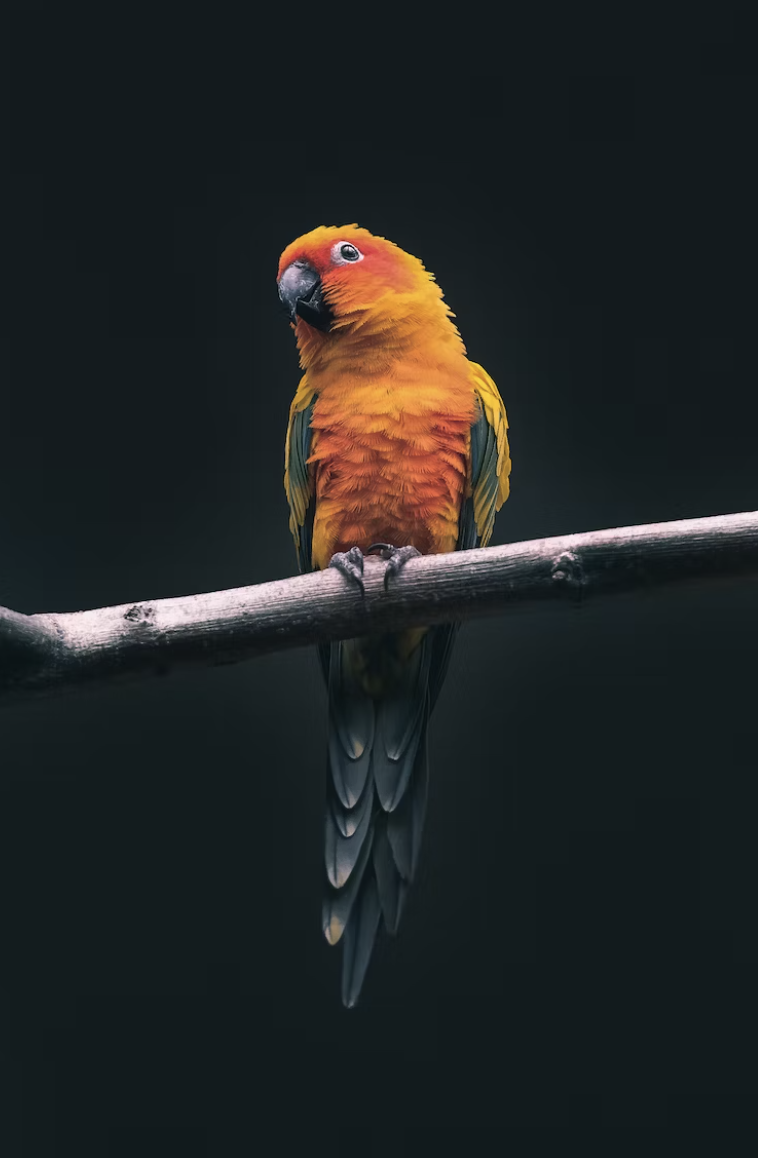
#> input picture 02_basics/data/bird3.png, 758 x 1158 px
$ python 120_colourspaces.py
#> lines starting #> are read from the running program, lines starting #| are printed output that depends on the picture
import os
import cv2

# read image
print("read image...")
image_path = os.path.join('.', 'data', 'bird3.png')
img = cv2.imread(image_path)
#> img is the input picture: shape (1158, 758, 3); mean B, G, R 36.8, 36.9, 33.9

# colorspaces
img_gray = cv2.cvtColor(img, cv2.COLOR_BGR2GRAY)
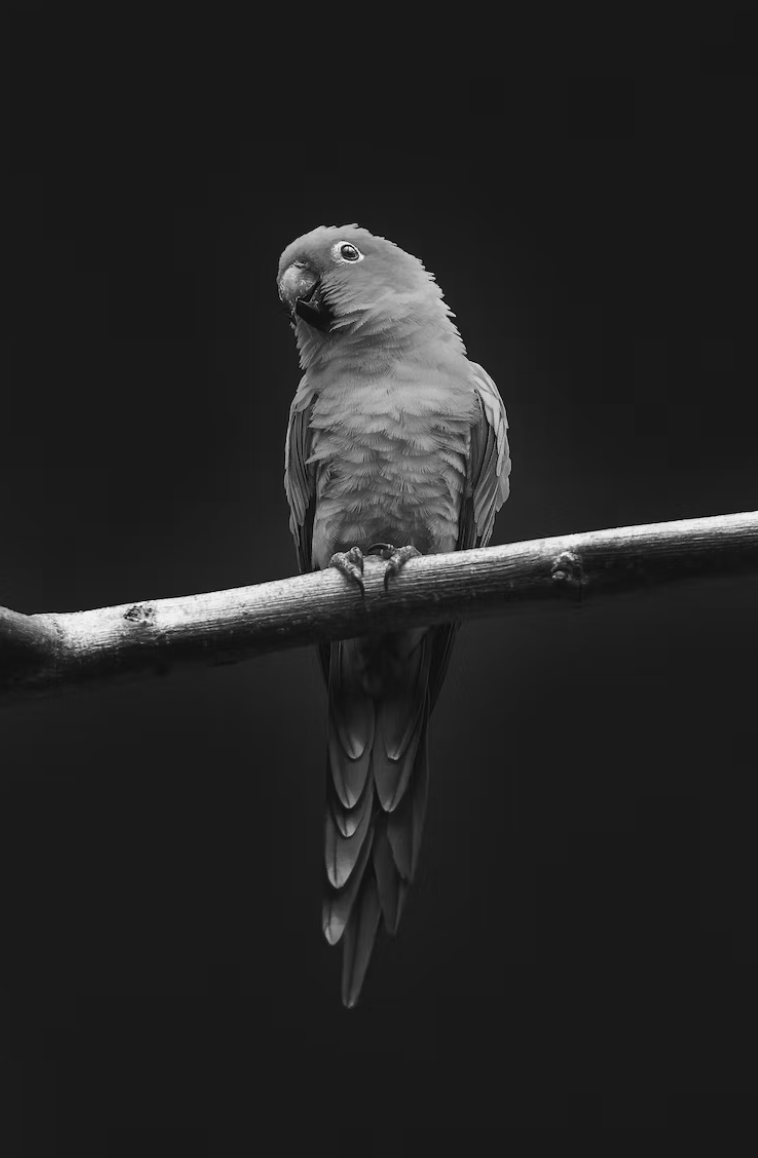
#> img_gray: shape (1158, 758); min 1, max 245, mean 36.1
img_rgb = cv2.cvtColor(img, cv2.COLOR_BGR2RGB)
img_hsv = cv2.cvtColor(img, cv2.COLOR_BGR2HSV)
#> img_hsv: shape (1158, 758, 3); mean H, S, V 93.1, 90.5, 43.6

# visualize image
print("visualize image...")

cv2.imshow('original', img)
cv2.imshow('img_gray', img_gray)
cv2.imshow('img_rgb', img_rgb)
cv2.imshow('img_hsv', img_hsv)

cv2.moveWindow('img_gray', 100,100)
cv2.moveWindow('img_rgb', 200,200)
cv2.moveWindow('img_hsv', 300,300)

# waiting
print("- wait 2 sec")
cv2.waitKey(2000)   # waiting 2sec=2000ms
# cv2.waitKey(0)    # waiting unlimited..

cv2.destroyAllWindows()

$ run again, with 02_basics/data/bird1.png copied over 02_basics/data/bird3.png
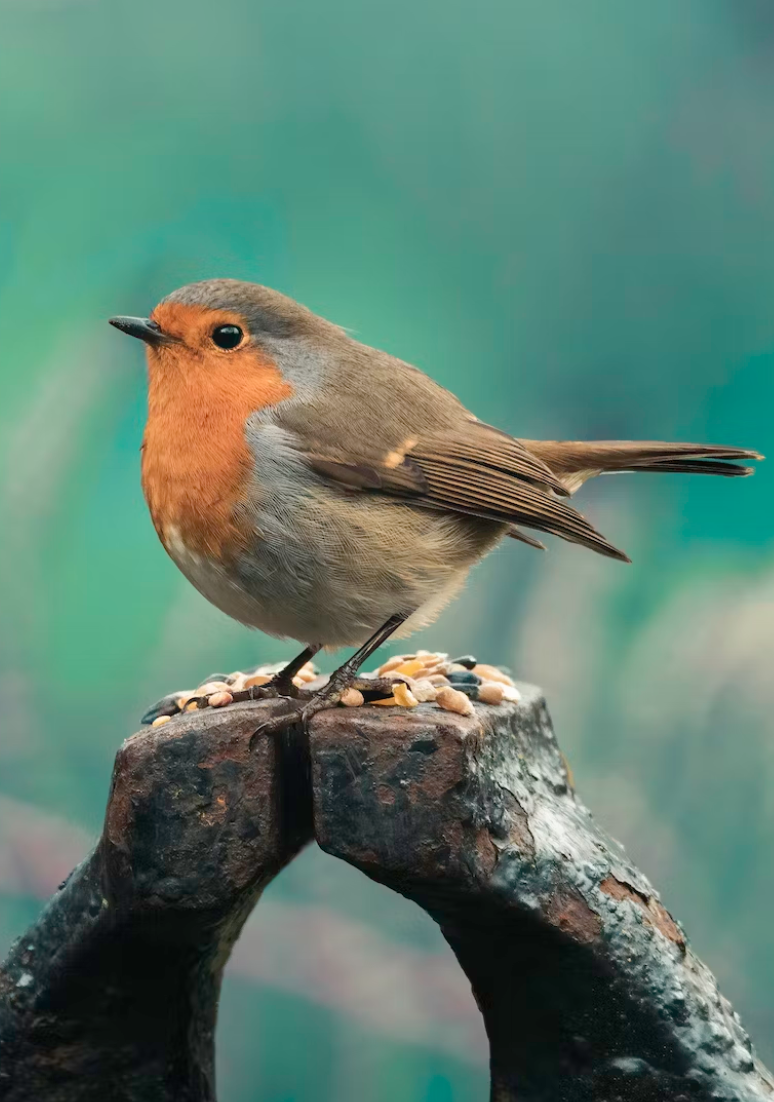
#> input picture 02_basics/data/bird1.png, 774 x 1102 px
#> img is the input picture: shape (1102, 774, 3); mean B, G, R 111.3, 126, 93.6
#> `img_gray = cv2.cvtColor(img, cv2.COLOR_BGR2GRAY)`:
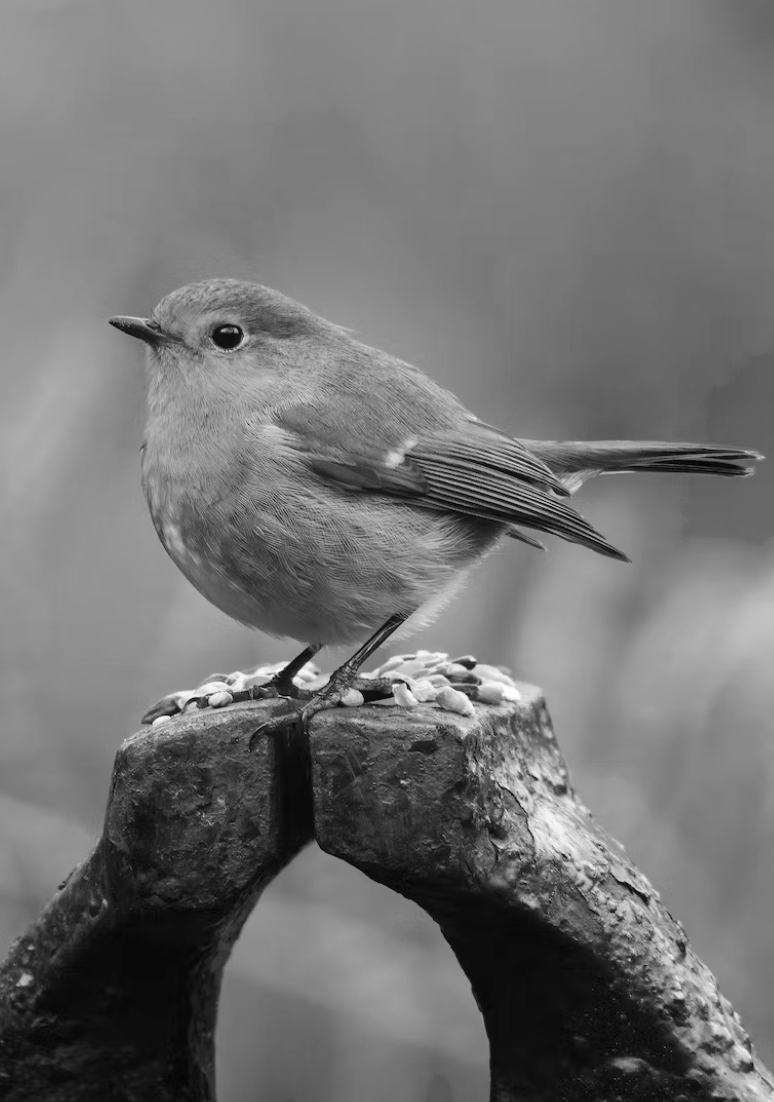
#> img_gray: shape (1102, 774); min 1, max 253, mean 114.6
#> img_hsv: shape (1102, 774, 3); mean H, S, V 66.6, 89.6, 130.9

$ run again, with 02_basics/data/bird2.png copied over 02_basics/data/bird3.png
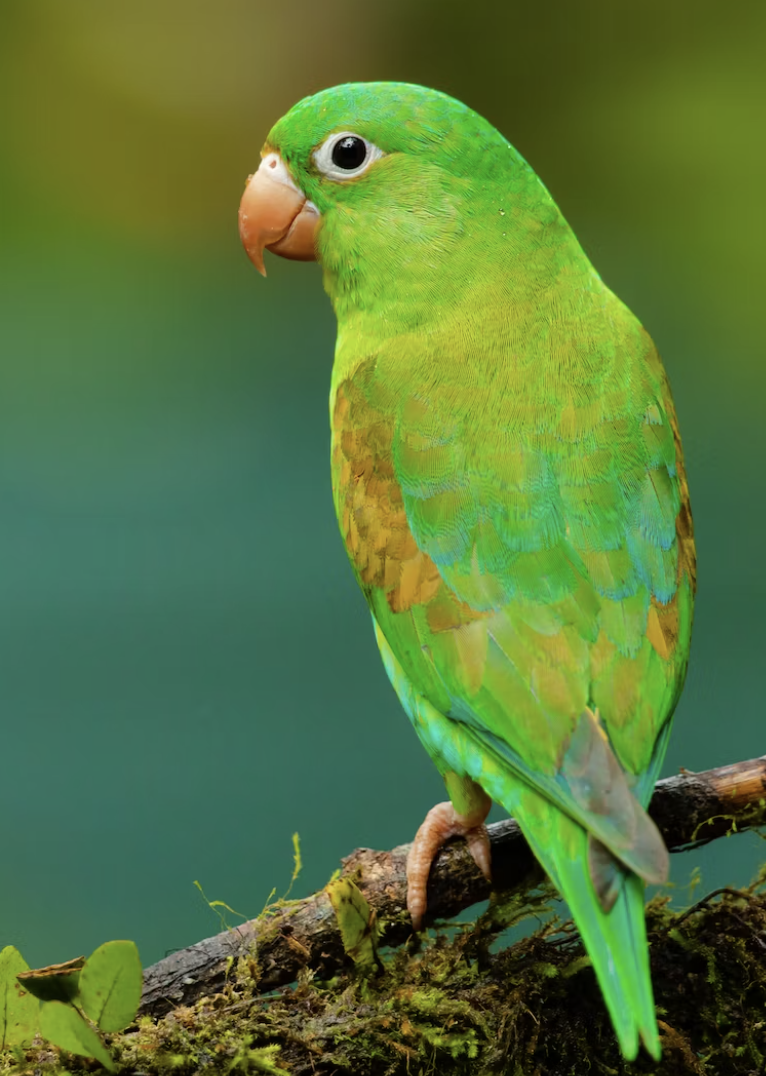
#> input picture 02_basics/data/bird2.png, 766 x 1076 px
#> img is the input picture: shape (1076, 766, 3); mean B, G, R 59.6, 117.4, 87.6
#> `img_gray = cv2.cvtColor(img, cv2.COLOR_BGR2GRAY)`:
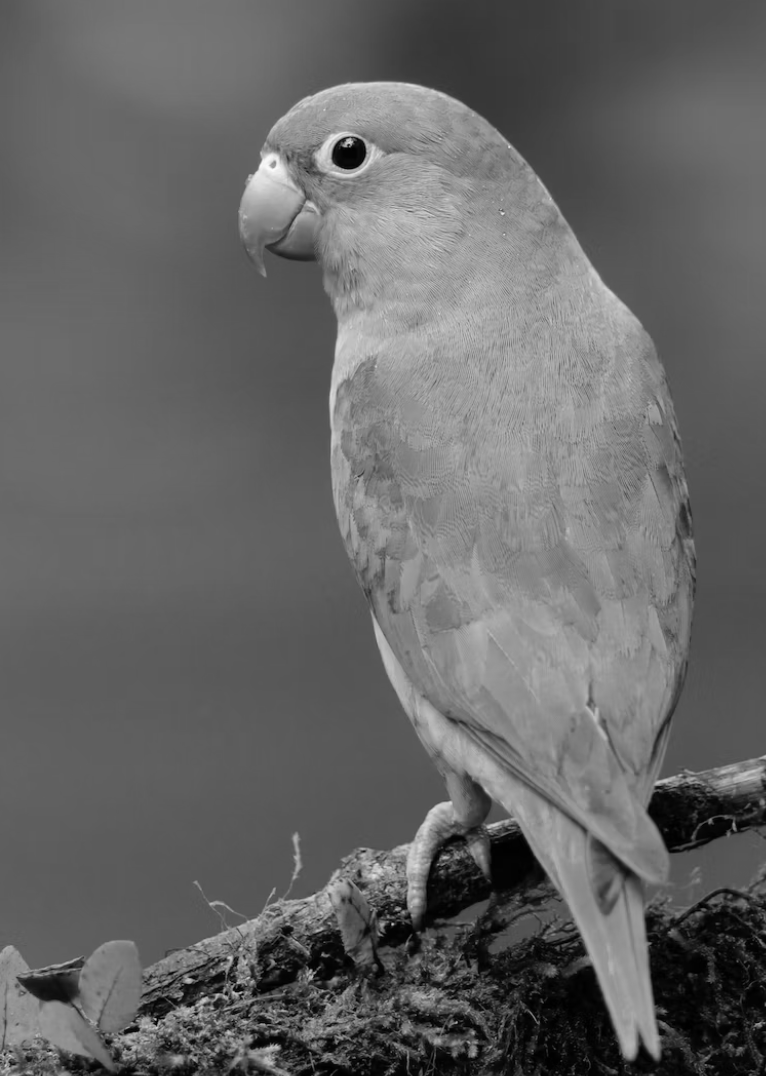
#> img_gray: shape (1076, 766); min 0, max 250, mean 101.9
#> img_hsv: shape (1076, 766, 3); mean H, S, V 48.9, 148.1, 119.5

$ run again, with 02_basics/data/bird4.png copied over 02_basics/data/bird3.png
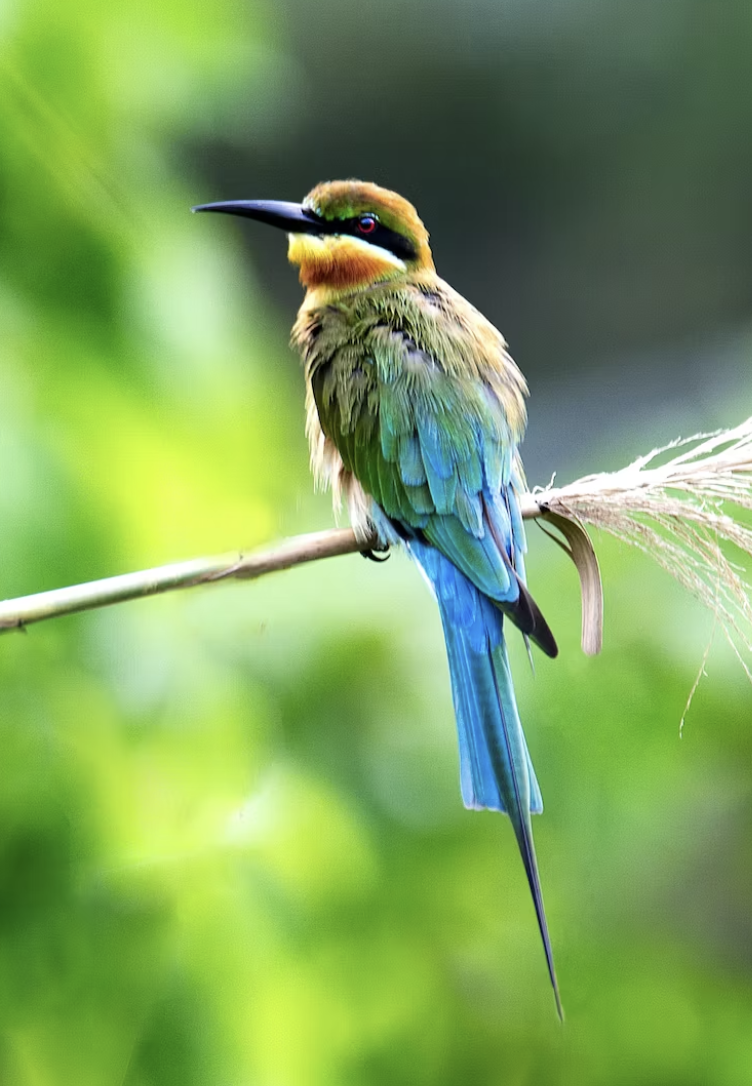
#> input picture 02_basics/data/bird4.png, 752 x 1086 px
#> img is the input picture: shape (1086, 752, 3); mean B, G, R 91.9, 161.8, 125.7
#> `img_gray = cv2.cvtColor(img, cv2.COLOR_BGR2GRAY)`:
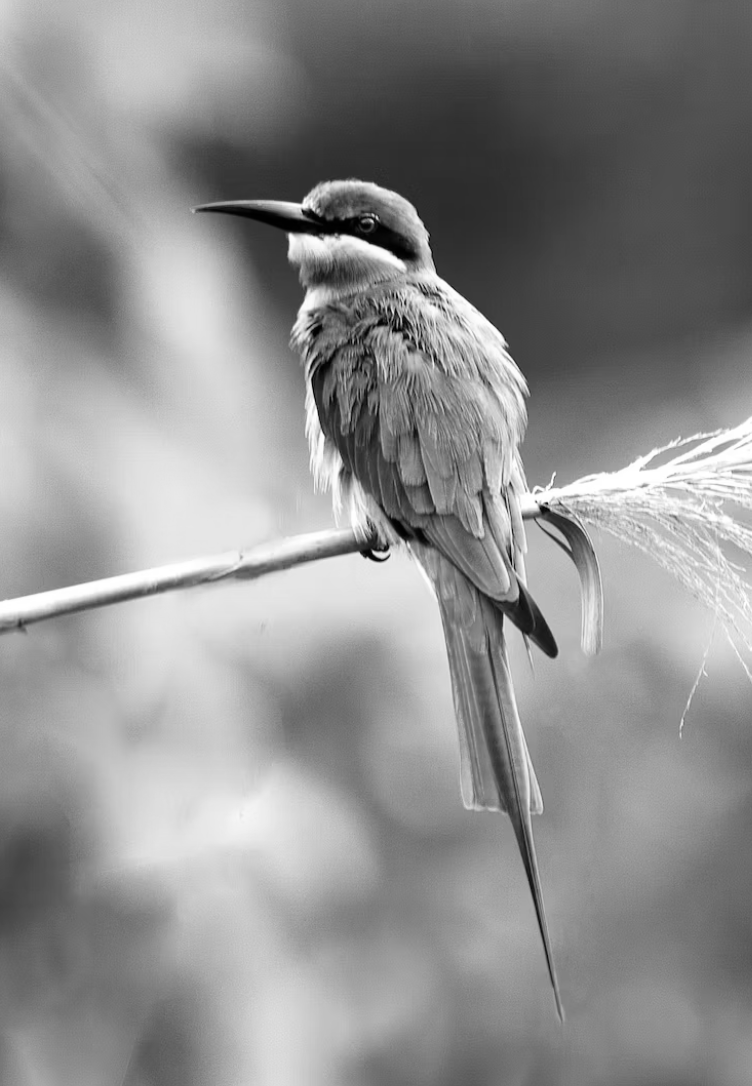
#> img_gray: shape (1086, 752); min 0, max 255, mean 143
#> img_hsv: shape (1086, 752, 3); mean H, S, V 52.3, 116.2, 164
